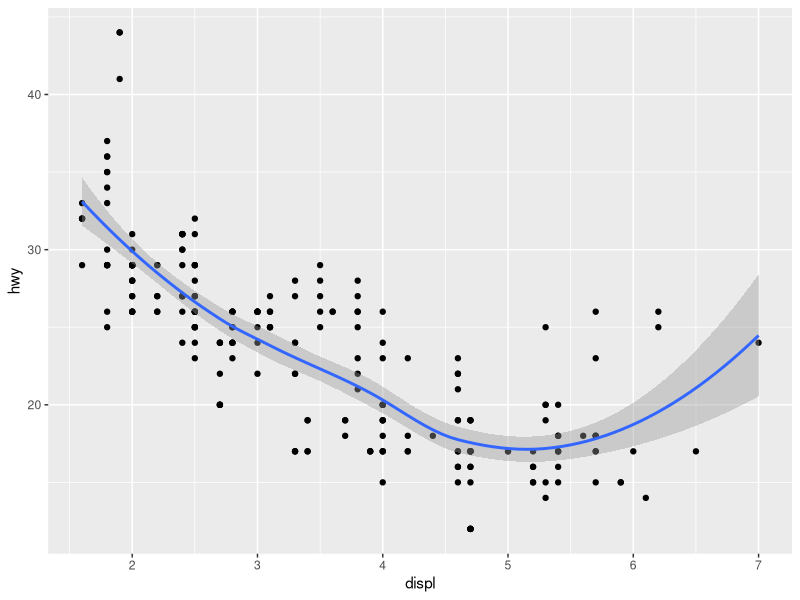
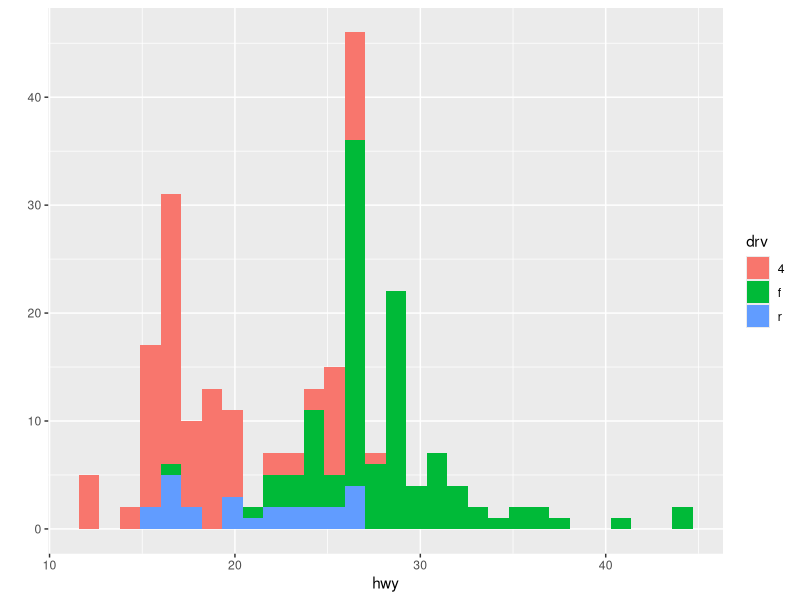
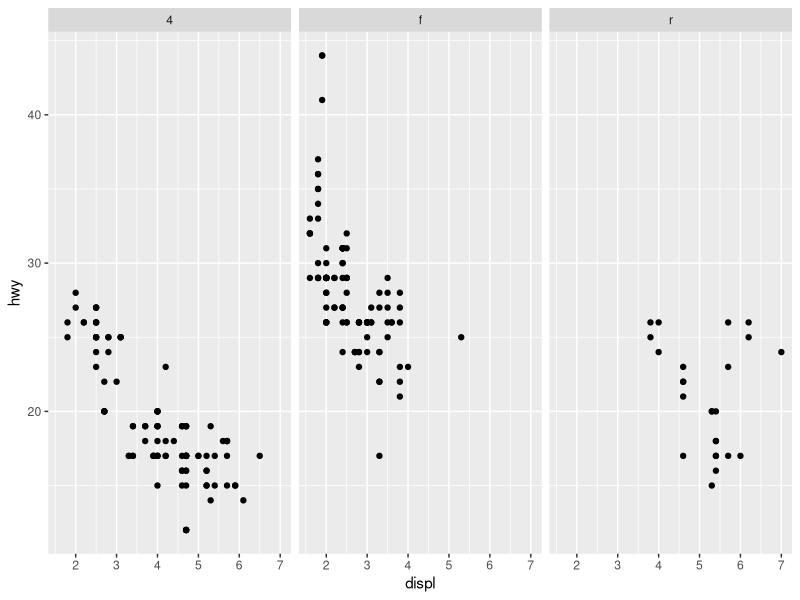
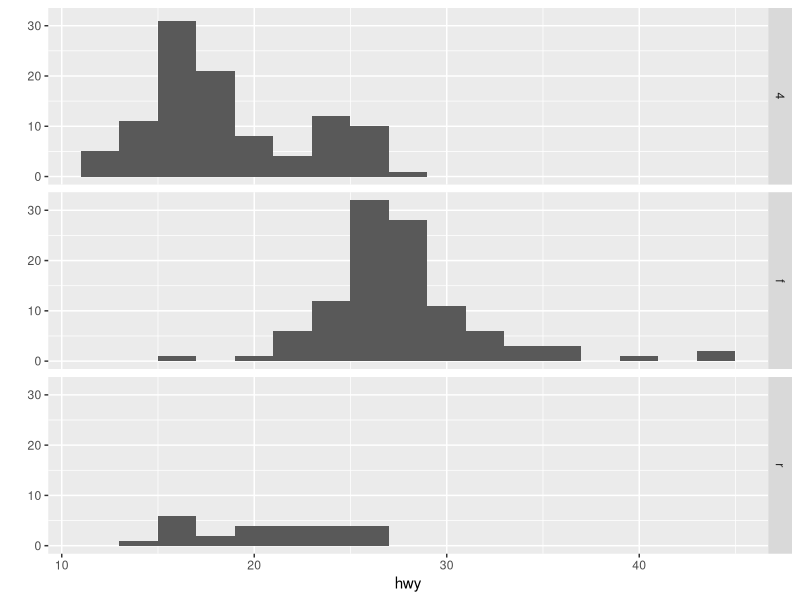
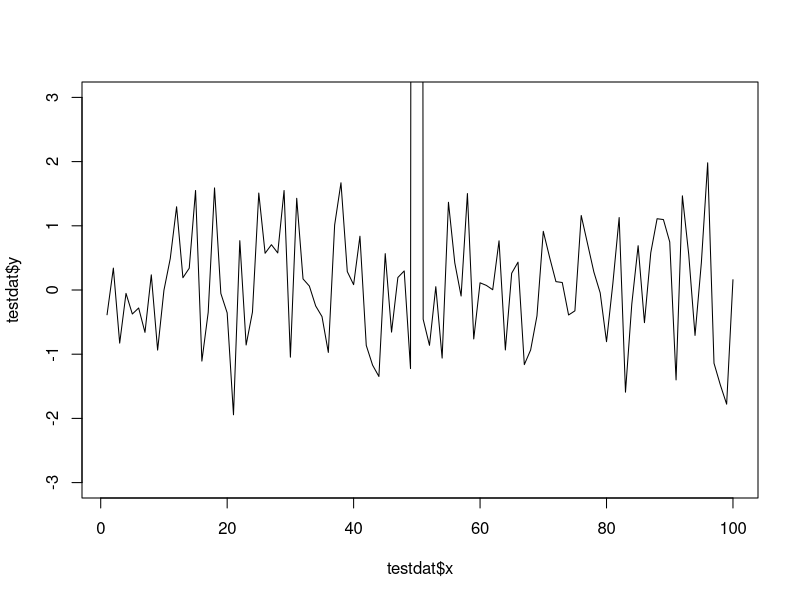
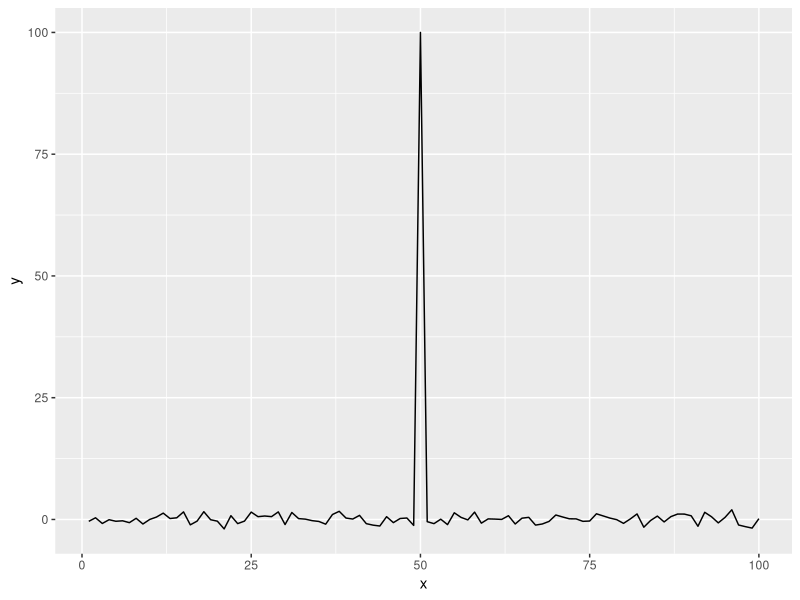
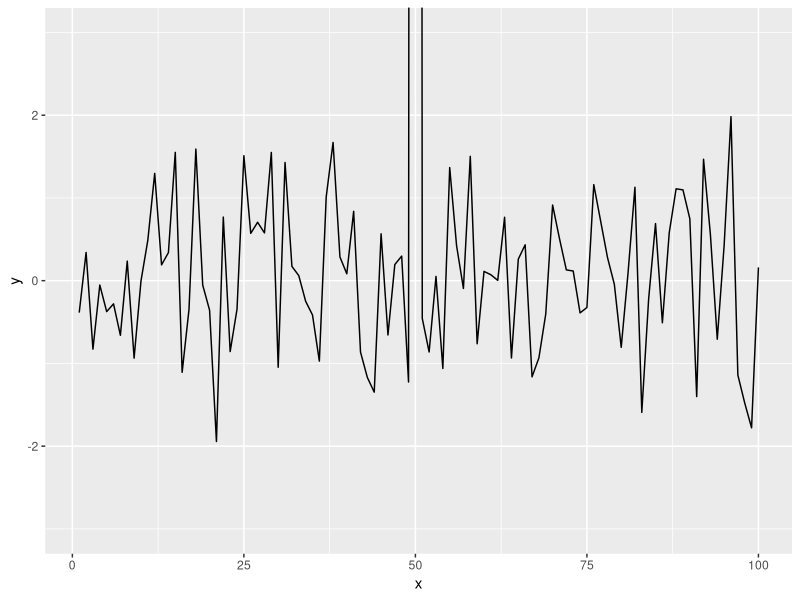

R code for these plots, in order:
##ggplot2 Lectures      
library(ggplot2)
str(mpg)
qplot(displ, hwy, data = mpg, geom = c("point", "smooth"))

#make histogram
qplot(hwy, data = mpg, fill = drv)

##Facets
qplot(displ, hwy, data = mpg, facets = .~drv)
qplot(hwy, data = mpg, facets = drv ~., binwidth = 2)

##AXIS LIMITS   
testdat <- data.frame(x = 1:100, y = rnorm(100))
testdat[50,2] <- 100 ##Outlier!
plot(testdat$x, testdat$y, type = "l", ylim = c(-3,3))

g <- ggplot(testdat, aes(x = x, y = y))
g + geom_line()

g + geom_line() + coord_cartesian(ylim = c (-3, 3))
